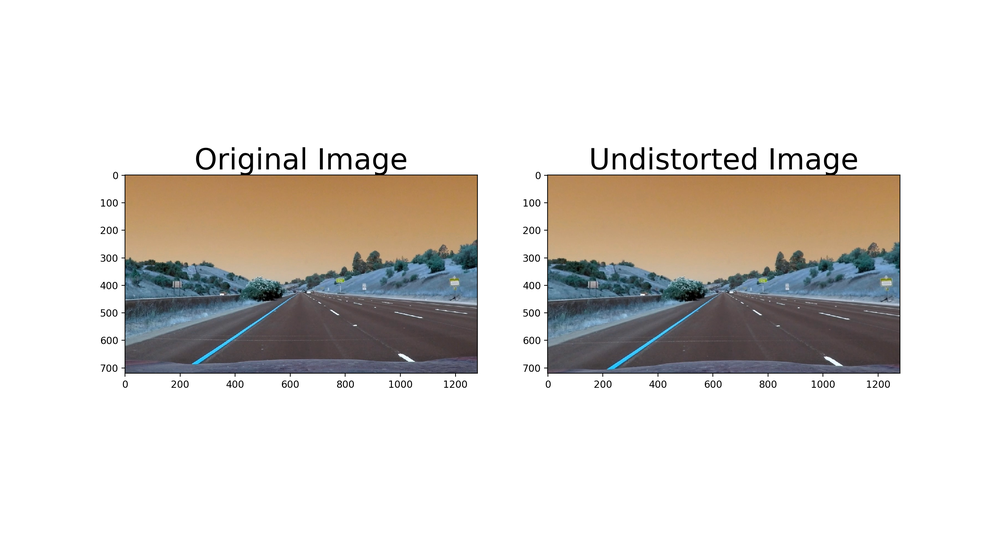
#> input picture undistorted_test_images/undistorted_straight_lines1.png, 1000 x 543 px, shrunk from 2880 x 1564 before the run
$ python -i gradient.py   (imports and definitions only)   (older library calls are emulated)
#> lines starting #> are read from the running program, lines starting #| are printed output that depends on the picture; after the words box and inside, x2 and y2 are one past the last pixel; in counts of white or black regions, pixels touching at a corner belong together
import cv2
import numpy as np
import matplotlib.image as mpimg
import matplotlib.pyplot as plt

# Parameters for adjusting the min and max thresholds for x/y gradients
GRAD_ABS_THRESH_MIN = 20
GRAD_ABS_THRESH_MAX = 100

GRAD_MAG_THRESH_MIN = 30
GRAD_MAG_THRESH_MAX = 100

GRAD_DIR_THRESH_MIN = 0.3
GRAD_DIR_THRESH_MAX = 1.1

def abs_sobel_thresh(img, orient='x', thresh_min=0, thresh_max=255):

    # Convert to grayscale (assuming the image has RGB channels)
#> called with orient = 'x', thresh_min = 20, thresh_max = 100
    gray = cv2.cvtColor(img, cv2.COLOR_RGB2GRAY)
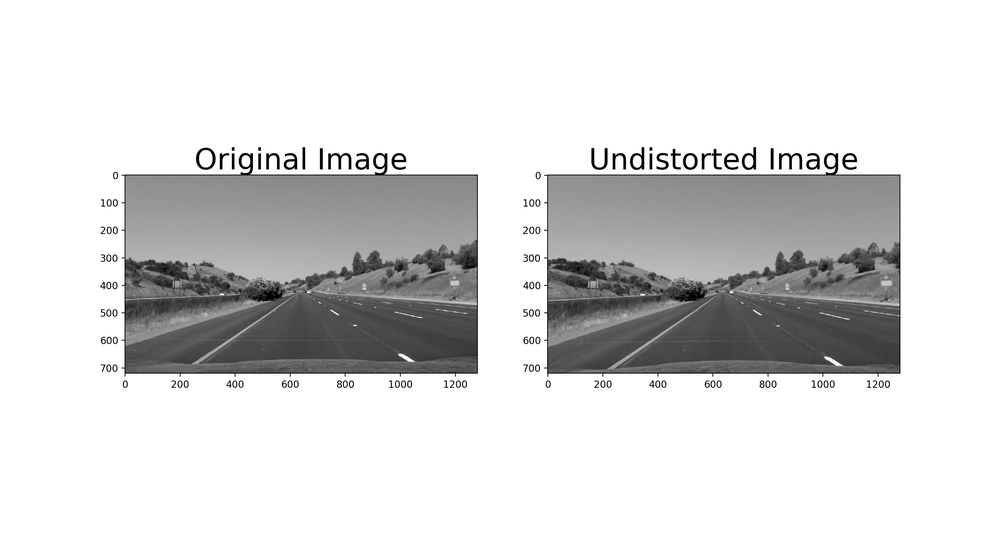
#> gray: shape (543, 1000); min 0, max 255, mean 217.6

    # Take the derivative in x or y given orient = 'x' or 'y'
    if orient == 'x':
        sobel_gradient = cv2.Sobel(gray, cv2.CV_64F, 1, 0)
    elif orient == 'y':
        sobel_gradient = cv2.Sobel(gray, cv2.CV_64F, 0, 1)

    # Take the absolute value of the derivative or gradient
    abs_sobel_gradient = np.absolute(sobel_gradient)

    # Scale to 8-bit (0 - 255) then convert to type = np.uint8
    scaled_sobel = np.uint8(255*abs_sobel_gradient/np.max(abs_sobel_gradient))

    #Create a mask of 1's where the scaled gradient magnitude is > thresh_min and < thresh_max
    binary_output = np.zeros_like(scaled_sobel)
    binary_output[(scaled_sobel >= thresh_min) & (scaled_sobel <= thresh_max)] = 1

    return binary_output

def mag_thresh(img, sobel_kernel=3, mag_thresh=(0, 255)):

    # Convert to grayscale
    gray = cv2.cvtColor(img, cv2.COLOR_RGB2GRAY)

    # Take the gradient in x and y separately
    sobel_gradient_x = cv2.Sobel(gray, cv2.CV_64F, 1, 0)
    sobel_gradient_y = cv2.Sobel(gray, cv2.CV_64F, 0, 1)

    # Calculate the magnitude
    abs_sobel_gradient = np.sqrt(sobel_gradient_x**2 + sobel_gradient_y**2)

    # Scale to 8-bit (0 - 255) and convert to type = np.uint8
    scaled_sobel = np.uint8(255*abs_sobel_gradient/np.max(abs_sobel_gradient))

    # Create a binary mask where mag thresholds are met
    binary_output = np.zeros_like(scaled_sobel)
    binary_output[(scaled_sobel >= mag_thresh[0]) & (scaled_sobel <= mag_thresh[1])] = 1

    return binary_output

def dir_threshold(img, sobel_kernel=3, thresh=(0, np.pi/2)):

    # Convert to grayscale
    gray = cv2.cvtColor(img, cv2.COLOR_RGB2GRAY)

    # Take the gradient in x and y separately
    sobel_gradient_x = np.absolute(cv2.Sobel(gray, cv2.CV_64F, 1, 0))
    sobel_gradient_y = np.absolute(cv2.Sobel(gray, cv2.CV_64F, 0, 1))

    # Use np.arctan2(abs_sobely, abs_sobelx) to calculate the direction of the gradient
    abs_sobel_gradient = np.arctan2(sobel_gradient_y, sobel_gradient_x)

    # Create a binary mask where direction thresholds are met
    binary_output = np.zeros_like(abs_sobel_gradient)
    binary_output[(abs_sobel_gradient >= thresh[0]) & (abs_sobel_gradient <= thresh[1])] = 1

    return binary_output

def combined_gradient_threshold(image):

    grad_binary_x = abs_sobel_thresh(image, orient='x', thresh_min=GRAD_ABS_THRESH_MIN, thresh_max=GRAD_ABS_THRESH_MAX)
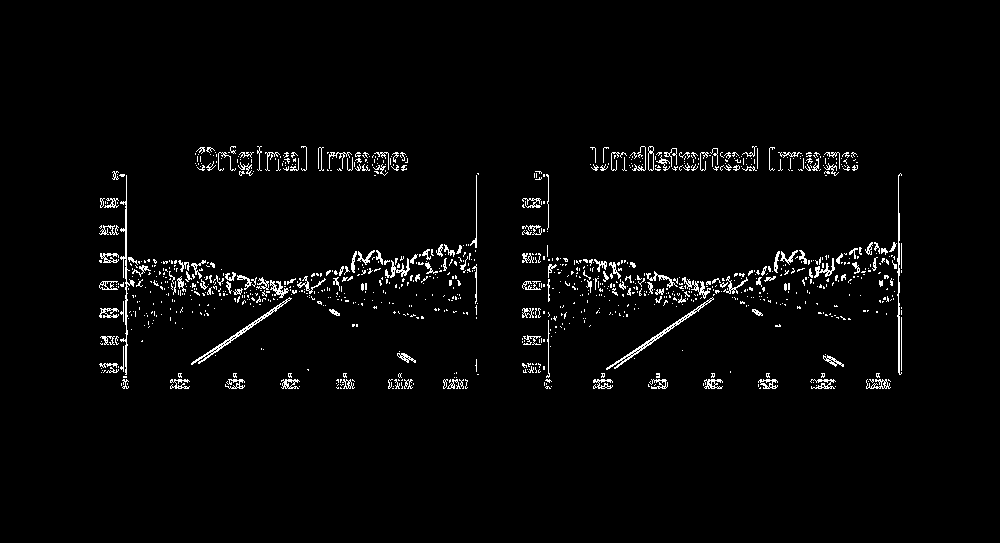
#> grad_binary_x: shape (543, 1000); values 0 (black) and 1 (white), 2.6% white in thin lines or dots, all inside (x1, y1, x2, y2) = (99, 146, 902, 389)
    grad_binary_y = abs_sobel_thresh(image, orient='y', thresh_min=GRAD_ABS_THRESH_MIN, thresh_max=GRAD_ABS_THRESH_MAX)
#> call 2 of abs_sobel_thresh, with orient = 'y', thresh_min = 20, thresh_max = 100
#> in abs_sobel_thresh (call 2), `sobel_gradient = cv2.Sobel(gray, cv2.CV_64F, 0, 1)`:
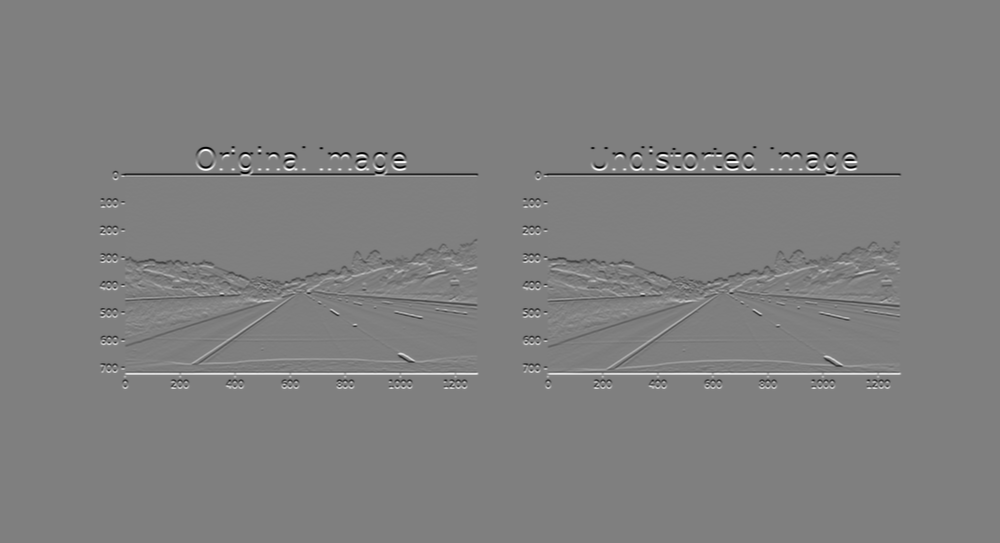
#> sobel_gradient: shape (543, 1000) float64; min -1020, max 1020, mean 0; drawn with min black and max white
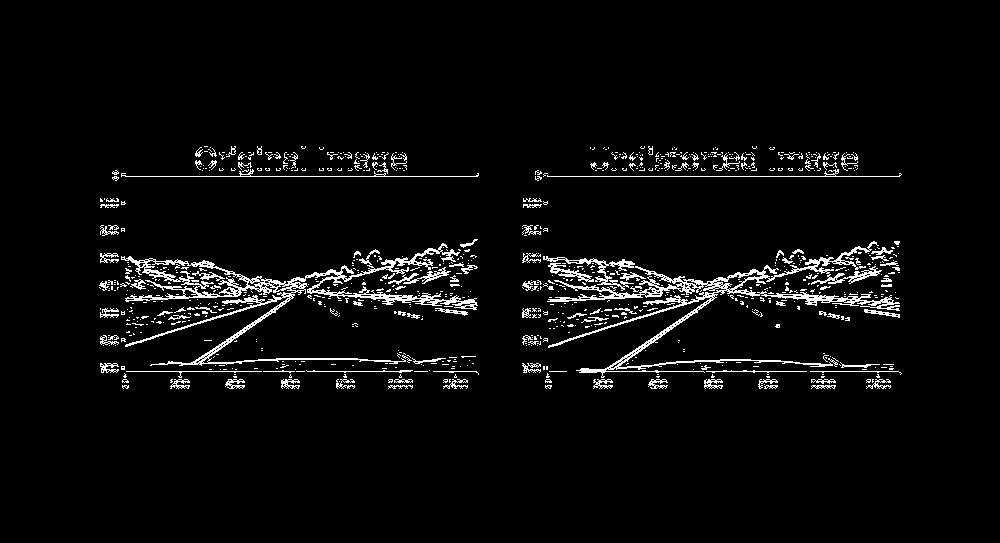
#> grad_binary_y: shape (543, 1000); values 0 (black) and 1 (white), 4.1% white in thin lines or dots, all inside (x1, y1, x2, y2) = (99, 146, 902, 389)
    mag_binary = mag_thresh(image, sobel_kernel=3, mag_thresh=(GRAD_MAG_THRESH_MIN, GRAD_MAG_THRESH_MAX))
    dir_binary = dir_threshold(image, sobel_kernel=15, thresh=(GRAD_DIR_THRESH_MIN, GRAD_DIR_THRESH_MAX))
#> in dir_threshold, `abs_sobel_gradient = np.arctan2(sobel_gradient_y, sobel_gradient_x)`:
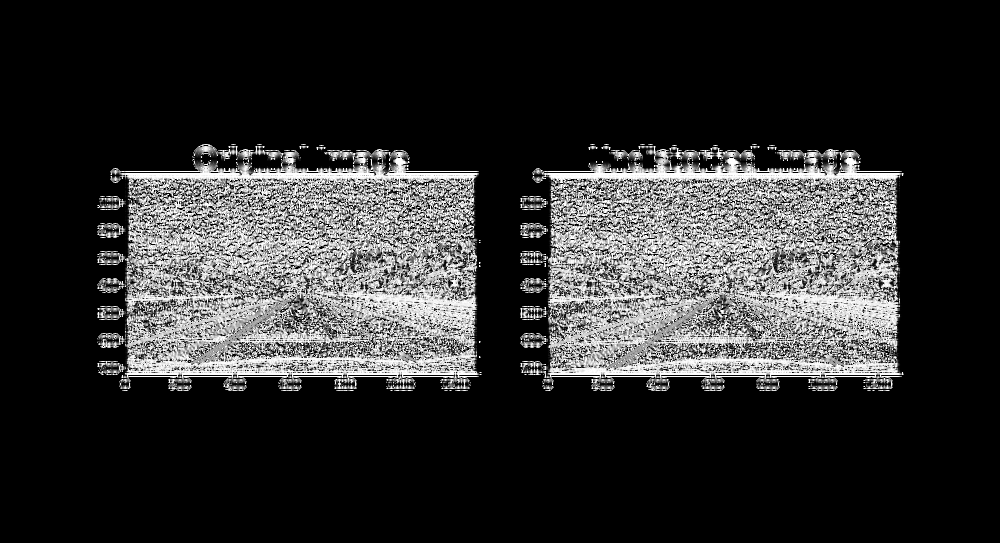
#> abs_sobel_gradient: shape (543, 1000) float64; min 0, max 1.57, mean 0.289; drawn with min black and max white
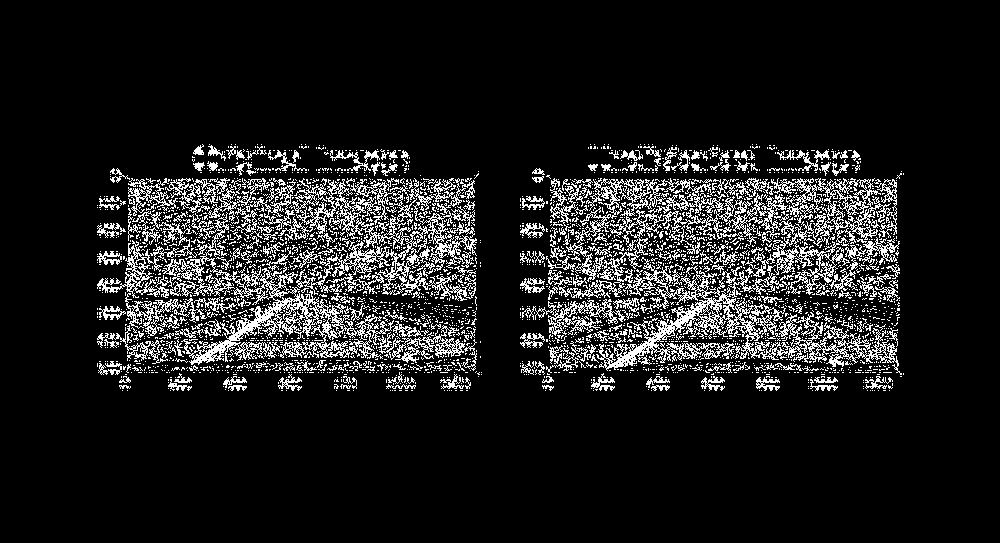
#> dir_binary: shape (543, 1000) float64; values 0 (black) and 1 (white), 11.7% white in thin lines or dots, all inside (x1, y1, x2, y2) = (97, 144, 904, 391)

    # Create a binary mask
    combined_binary = np.zeros_like(dir_binary)
    combined_binary[((grad_binary_x == 1) & (grad_binary_y == 1)) | ((mag_binary == 1) & (dir_binary == 1))] = 1

    return combined_binary

def test():

    image = mpimg.imread('../test_images/test6.jpg')
    combined_binary = combined_gradient_threshold(image)

    # Plot the result
    f, (ax1, ax2, ax3) = plt.subplots(1, 3, figsize=(20, 10))
    f.tight_layout()

    ax1.imshow(image)
    ax1.set_title('Original Image', fontsize=15)

    # [11 lines of commented-out code are left out]

    ax3.imshow(combined_binary, cmap='gray')
    ax3.set_title('Combined Gradient', fontsize=15)

    plt.subplots_adjust(left=0.1, right=0.9, top=0.9, bottom=0.)
    plt.show()

#test()

>>> import cv2
>>> picture = cv2.cvtColor(cv2.imread('../undistorted_test_images/undistorted_straight_lines1.png'), cv2.COLOR_BGR2RGB)
>>> result = combined_gradient_threshold(picture)
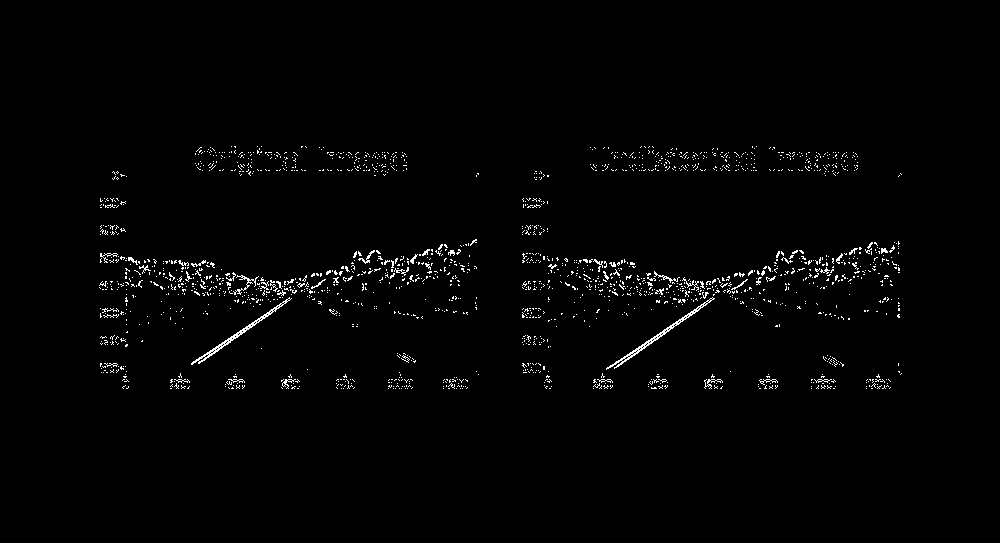
#> result: shape (543, 1000) float64; values 0 (black) and 1 (white), 1.5% white in thin lines or dots, all inside (x1, y1, x2, y2) = (99, 146, 902, 389)
